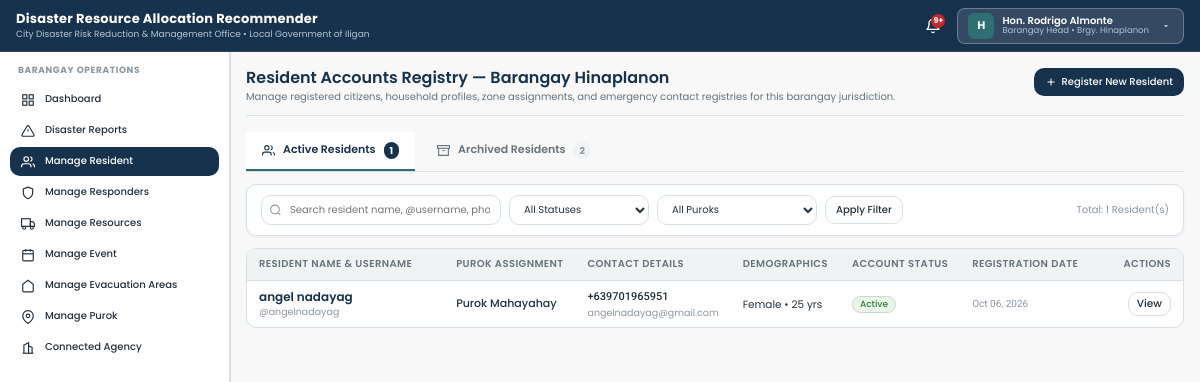
Screenshot of /views/barangay/residents.php (signed in) with the database file from the repository.
### tables this page shows
CREATE TABLE `barangays` (
  `id` int(11) NOT NULL AUTO_INCREMENT,
  `name` varchar(100) NOT NULL,
  `city` varchar(100) DEFAULT 'Iligan City',
  `status` enum('active','archived') NOT NULL DEFAULT 'active',
  `contact_person` varchar(100) DEFAULT NULL,
  `contact_number` varchar(30) DEFAULT NULL,
  `population` int(11) DEFAULT NULL,
  `total_households` int(11) DEFAULT NULL,
  `risk_level` enum('Low','Moderate','High','Critical') DEFAULT NULL,
  `area_radius` int(11) DEFAULT NULL COMMENT 'Geographic coverage and hazard radius of the area in meters',
  `coordinates_lat` decimal(10,6) NOT NULL,
  `coordinates_lng` decimal(10,6) NOT NULL,
  `created_at` datetime DEFAULT current_timestamp(),
  PRIMARY KEY (`id`),
  UNIQUE KEY `name` (`name`)
);

CREATE TABLE `users` (
  `id` int(11) NOT NULL AUTO_INCREMENT,
  `username` varchar(50) NOT NULL,
  `password` varchar(255) NOT NULL,
  `first_name` varchar(50) DEFAULT NULL,
  `last_name` varchar(50) DEFAULT NULL,
  `full_name` varchar(100) NOT NULL,
  `email` varchar(100) NOT NULL,
  `phone` varchar(20) NOT NULL,
  `gender` enum('Male','Female','Other') DEFAULT 'Male',
  `age` int(11) DEFAULT NULL,
  `image` varchar(255) DEFAULT NULL,
  `role` enum('icdrrmo','barangay_head','responder','resident') NOT NULL,
  `availability` enum('Available','On Duty','Responding','Standby','Off Duty') NOT NULL DEFAULT 'Available',
  `barangay_id` int(11) DEFAULT NULL,
  `purok` varchar(100) DEFAULT NULL,
  `status` enum('active','inactive','pending','archived') DEFAULT 'active',
  `created_at` datetime DEFAULT current_timestamp(),
  `last_login` datetime DEFAULT NULL,
  PRIMARY KEY (`id`),
  UNIQUE KEY `username` (`username`),
  UNIQUE KEY `email` (`email`),
  KEY `barangay_id` (`barangay_id`),
  CONSTRAINT `users_ibfk_1` FOREIGN KEY (`barangay_id`) REFERENCES `barangays` (`id`) ON DELETE SET NULL
);

### views/barangay/residents.php (the view, shortened to what the rows shown need)
<?php
require_once __DIR__ . '/../../backend/services/Auth.php';
require_once __DIR__ . '/../../backend/services/Helpers.php';
$user = getCurrentUser();
$barangayId = (int)$user['barangay_id'];
$db = getDBConnection();
$bStmt = $db->prepare("SELECT * FROM barangays WHERE id = ?");
$bStmt->execute([$barangayId]);
$barangay = $bStmt->fetch(PDO::FETCH_ASSOC);
$viewTab = $_GET['tab'] ?? 'active';
$sql = "
    SELECT u.*, b.name AS barangay_name
    FROM users u
    LEFT JOIN barangays b ON u.barangay_id = b.id
    WHERE u.role = 'resident' AND u.barangay_id = ?
";
$params = [$barangayId];
if ($viewTab === 'archived') {
    $sql .= " AND u.status = 'archived'";
} else {
    $sql .= " AND u.status != 'archived'";
}
$sql .= " ORDER BY FIELD(u.status, 'pending', 'active', 'inactive', 'archived'), u.first_name ASC, u.last_name ASC";
$stmt = $db->prepare($sql);
$stmt->execute($params);
$residentsList = $stmt->fetchAll(PDO::FETCH_ASSOC);
require_once __DIR__ . '/../layouts/header.php';
?>
<div class="page-header">
  <div class="page-header-title-wrap">
    <h1>Resident Accounts Registry — Barangay <?= clean($barangay['name'] ?? '') ?></h1>
    <p class="page-header-desc">
      Manage registered citizens, household profiles, zone assignments, and emergency contact registries for this barangay jurisdiction.
    </p>
  </div>
</div>
<div class="table-responsive">
  <table class="data-table">
    <thead>
      <tr>
        <th style="width:260px;">Resident Name & Username</th>
        <th>Purok Assignment</th>
        <th>Contact Details</th>
        <th>Demographics</th>
        <th>Account Status</th>
        <th>Registration Date</th>
        <th style="text-align:right;width:160px;">Actions</th>
      </tr>
    </thead>
    <tbody>
      <?php if (empty($residentsList)): ?>
        <tr>
          <td colspan="7" style="text-align:center;padding:32px;color:var(--color-text-muted);">
            No resident records found in <?= $viewTab === 'archived' ? 'Archived' : 'Active' ?> registry matching your filter criteria.
          </td>
        </tr>
      <?php else: ?>
        <?php foreach ($residentsList as $r): ?>
          <tr>
            <td>
              <a href="javascript:void(0)" onclick="viewUserDetails(<?= htmlspecialchars(json_encode($r)) ?>)" class="table-user-link">
                <div>
                  <div class="table-user-name" style="font-weight:600;color:var(--color-primary);font-size:12px;line-height:1.2;">
                    <?= clean(trim(($r['first_name'] ?? '') . ' ' . ($r['last_name'] ?? '')) ?: ($r['full_name'] ?? '')) ?>
                  </div>
                  <div style="font-size:9.5px;color:var(--color-text-muted);margin-top:1px;">
                    @<?= clean($r['username']) ?>
                  </div>
                </div>
              </a>
            </td>
            <td>
              <span style="font-size:11px;font-weight:500;color:var(--color-text);">
                <?= clean($r['purok'] ?: 'Standard Zone') ?>
              </span>
            </td>
            <td>
              <div style="font-size:11px;font-family:var(--font-secondary);color:var(--color-text);font-weight:500;">
                <?= clean($r['phone'] ?: 'None listed') ?>
              </div>
              <div style="font-size:9.5px;color:var(--color-text-muted);margin-top:1px;">
                <?= clean($r['email']) ?>
              </div>
            </td>
            <td>
              <div style="font-size:10.5px;color:var(--color-text);">
                <?= clean($r['gender'] ?: 'Unspecified') ?>
                <?php if (!empty($r['age'])): ?>
                  • <?= (int)$r['age'] ?> yrs
                <?php endif; ?>
              </div>
            </td>
            <td>
              <?= renderStatusBadge($r['status']) ?>
            </td>
            <td style="font-size:10px;color:var(--color-text-muted);font-family:var(--font-secondary);">
              <?= formatDate($r['created_at'], 'M d, Y') ?>
            </td>
            <td style="text-align:right;">
              <div style="display:inline-flex;gap:4px;align-items:center;">
                <?php if ($r['status'] === 'archived'): ?>
                  <button type="button" class="btn btn-outline btn-sm" style="color:var(--color-success);border-color:var(--color-success);padding:3px 8px;font-size:10.5px;" onclick="restoreUserDirect(<?= (int)$r['id'] ?>, '<?= clean($r['username']) ?>')">
                    Restore
                  </button>
                  <button type="button" class="btn btn-outline btn-sm" style="padding:3px 8px;font-size:10.5px;" onclick="viewUserDetails(<?= htmlspecialchars(json_encode($r)) ?>)">
                    View
                  </button>
                <?php else: ?>
                  <button type="button" class="btn btn-outline btn-sm" style="padding:3px 8px;font-size:10.5px;" onclick="viewUserDetails(<?= htmlspecialchars(json_encode($r)) ?>)">
                    View
                  </button>
                <?php endif; ?>
              </div>
            </td>
          </tr>
        <?php endforeach; ?>
      <?php endif; ?>
    </tbody>
  </table>
</div>
<?php require_once __DIR__ . '/../layouts/footer.php'; ?>

### views/layouts/header.php (shortened to what the rows shown need)
<?php
require_once __DIR__ . '/../../backend/services/Auth.php';
require_once __DIR__ . '/../../backend/services/Helpers.php';
$currentUser = getCurrentUser();
?>
<!DOCTYPE html>
<html lang="en">
<head>
  <link rel="stylesheet" href="<?= BASE_URL ?>/frontend/css/app.css?v=<?= filemtime(__DIR__ . '/../../frontend/css/app.css') ?>">
</head>
<body>
<div class="app-shell">
  <header class="topbar">
    <div class="topbar-right">
      <div class="user-profile-dropdown-wrap" id="userProfileWrap" style="position:relative;display:inline-block;">
        <button type="button"
                class="user-profile-btn"
                id="userProfileDropdownBtn"
                onclick="toggleUserDropdown(event)"
                aria-haspopup="true"
                aria-expanded="false"
                style="display:flex;align-items:center;gap:8px;background:rgba(255,255,255,0.12);border:1px solid rgba(255,255,255,0.28);border-radius:8px;padding:4px 10px;color:#FFFFFF;cursor:pointer;font-family:inherit;transition:all 0.15s ease;"
                title="Account & Profile Settings">
          <div class="user-avatar-sm" style="width:26px;height:26px;border-radius:6px;background:var(--color-secondary,#2F6F73);color:#FFF;display:flex;align-items:center;justify-content:center;font-size:11px;font-weight:700;overflow:hidden;flex-shrink:0;">
            <?php if (!empty($currentUser['image'])): ?>
              <img src="<?= BASE_URL ?>/<?= clean($currentUser['image']) ?>" alt="" style="width:100%;height:100%;object-fit:cover;">
            <?php else: ?>
              <?= strtoupper(substr($currentUser['full_name'] ?? 'U', 0, 1)) ?>
            <?php endif; ?>
          </div>
          <div style="display:flex;flex-direction:column;text-align:left;line-height:1.15;">
            <span style="font-size:10px;font-weight:600;color:#FFFFFF;white-space:nowrap;"><?= clean($currentUser['full_name']) ?></span>
            <span style="font-size:8.5px;color:#B5C6D4;white-space:nowrap;"><?= clean(formatRoleName($currentUser['role'])) ?><?= !empty($currentUser['barangay_id']) ? ' • Brgy. ' . clean($currentUser['barangay_name'] ?? 'Assigned') : '' ?></span>
          </div>
          <div style="display:flex;align-items:center;justify-content:center;width:14px;height:14px;margin-left:2px;">
            <svg width="10" height="10" viewBox="0 0 24 24" fill="currentColor" style="color:rgba(255,255,255,0.8);transition:transform 0.2s ease;" id="userProfileCaret">
              <path d="M7 10l5 5 5-5z"/>
            </svg>
          </div>
        </button>
      </div>
    </div>
  </header>
  <div class="app-container">
    <main class="main-content" id="mainContent">

### backend/services/Helpers.php (shortened to what the rows shown need)
<?php
function formatDate($datetime, $format = 'M d, Y h:i A') {
    try {
        $dt = new DateTime($datetime);
        return $dt->format($format);
    } catch (Exception $e) {
        return $datetime;
    }
}
function clean($str) {
    return htmlspecialchars(trim((string)$str), ENT_QUOTES, 'UTF-8');
}
function renderStatusBadge($status) {
    $statusMap = [
        'active' => ['class' => 'badge-success', 'label' => 'Active'],
        'inactive' => ['class' => 'badge-danger', 'label' => 'Deactivated'],
        'deactivated' => ['class' => 'badge-danger', 'label' => 'Deactivated'],
        'pending' => ['class' => 'badge-warning', 'label' => 'Pending'],
        'archived' => ['class' => 'badge-neutral', 'label' => 'Archived'],
        'Submitted' => ['class' => 'badge-info', 'label' => 'Submitted'],
        'Under Review' => ['class' => 'badge-warning', 'label' => 'Under Review'],
        'Recommendation Ready' => ['class' => 'badge-info', 'label' => 'Recommendation Ready'],
        'Approved' => ['class' => 'badge-success', 'label' => 'Approved'],
        'Allocated' => ['class' => 'badge-success', 'label' => 'Allocated'],
        'Dispatched' => ['class' => 'badge-info', 'label' => 'Dispatched'],
        'Completed' => ['class' => 'badge-success', 'label' => 'Completed'],
        'Rejected' => ['class' => 'badge-danger', 'label' => 'Rejected'],
        'Pending Review' => ['class' => 'badge-warning', 'label' => 'Pending Review'],
        'Modified' => ['class' => 'badge-info', 'label' => 'Modified & Approved'],
        'Open / Active' => ['class' => 'badge-danger', 'label' => 'Open / Active'],
        'Standby' => ['class' => 'badge-neutral', 'label' => 'Standby'],
        'At Capacity' => ['class' => 'badge-danger', 'label' => 'At Capacity'],
        'Closed' => ['class' => 'badge-neutral', 'label' => 'Closed'],
        'Scheduled' => ['class' => 'badge-info', 'label' => 'Scheduled'],
        'Ongoing' => ['class' => 'badge-warning', 'label' => 'Ongoing'],
        'Cancelled' => ['class' => 'badge-danger', 'label' => 'Cancelled'],
        'Available' => ['class' => 'badge-success', 'label' => 'Available'],
        'Responding' => ['class' => 'badge-warning', 'label' => 'Responding'],
        'On Site' => ['class' => 'badge-danger', 'label' => 'On Site'],
        'Low' => ['class' => 'badge-neutral', 'label' => 'Low'],
        'Moderate' => ['class' => 'badge-warning', 'label' => 'Moderate'],
        'High' => ['class' => 'badge-warning', 'label' => 'High'],
        'Critical' => ['class' => 'badge-danger', 'label' => 'Critical'],
        'Immediate' => ['class' => 'badge-danger', 'label' => 'Immediate']
    ];
    $badge = $statusMap[$status] ?? ['class' => 'badge-neutral', 'label' => clean($status)];
    return '<span class="badge ' . $badge['class'] . '">' . $badge['label'] . '</span>';
}
function formatRoleName($role) {
    switch ($role) {
        case 'barangay_head':
            return 'Barangay Head';
    }
}

### rows the page displays
barangays: contact_person "H", contact_person "Hon. Rodrigo Almonte", name "Hinaplanon"
users: first_name+last_name "angel nadayag", username "angelnadayag", purok "Purok Mahayahay", phone "+639701965951", email "angelnadayag@gmail.com", gender "Female", age "25", status "Active", created_at "Oct 06, 2026"

### other values shown
formatRoleName($currentUser['role']) "Barangay Head"
$activeCount "1"
$archivedCount "2"
count($residentsList) "1"
